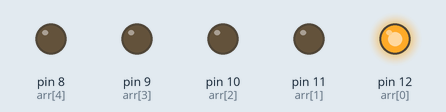
Bench run of a sketch on a simulated Arduino Uno, built with avr-gcc and run on an emulated ATmega328P. Parts: output pins drawn as LEDs (lit = HIGH).

Above: at 0.05 s.
At 0.25 s:
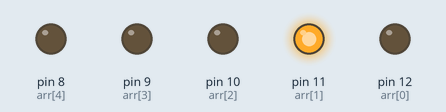
At 0.65 s:
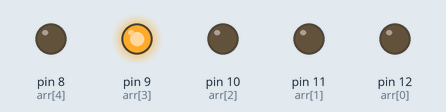
At 0.75 s:
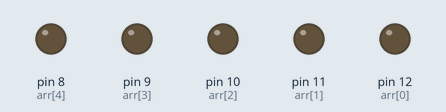
At 1.45 s:
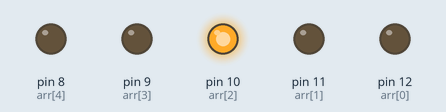
At 2.85 s:
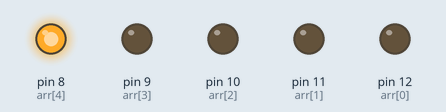
Timing chart, 0 to 3.1 s (numbered marks = the images above):
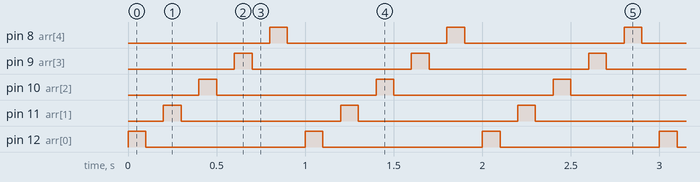

The sketch:

Blinking_LED.ino
```cpp
int arr[5]={12, 11, 10, 9, 8};

void setup()
{
  for(int i=0;i<5;i++)
  	pinMode(arr[i], OUTPUT);
}

void loop()
{
  for(int i=0;i<5;i++){
    /*printf('%d', arr[i]);*/
    digitalWrite(arr[i], HIGH);
    delay(100); // Wait for 1000 millisecond(s)
    digitalWrite(arr[i], LOW);
    delay(100); // Wait for 1000 millisecond(s)
  }
}
```

Measured:
- by itself, pin 8 (arr[4]), pin 9 (arr[3]), pin 10 (arr[2]), pin 11 (arr[1]), pin 12 (arr[0]): alternates HIGH for 0.10 s and LOW for 0.90 s
- by itself, everything shown: repeats every 1.0 s, in 10 steps
